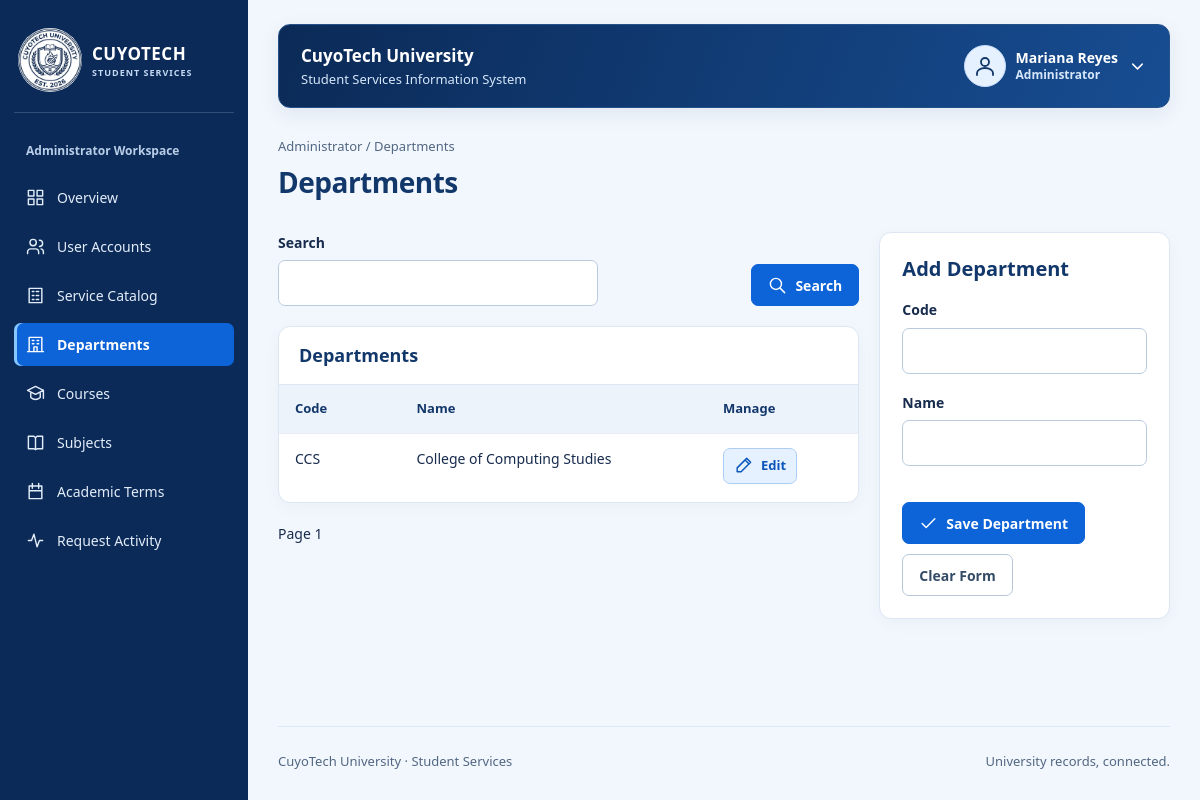
The page /admin/departments.php (signed in) on the database its author committed.
### tables this page shows
CREATE TABLE IF NOT EXISTS staff_users (
    staff_id INT AUTO_INCREMENT PRIMARY KEY,
    account_id INT NOT NULL UNIQUE,
    department_id INT NULL,
    first_name VARCHAR(200) NOT NULL,
    last_name VARCHAR(200) NOT NULL,
    staff_role VARCHAR(20) NOT NULL,
    access_scope VARCHAR(20) NOT NULL DEFAULT 'UNIVERSITY',
    FOREIGN KEY (account_id) REFERENCES accounts(account_id),
    FOREIGN KEY (department_id) REFERENCES departments(department_id)
);

CREATE TABLE IF NOT EXISTS departments (
    department_id INT AUTO_INCREMENT PRIMARY KEY,
    department_code VARCHAR(20) NOT NULL UNIQUE,
    department_name VARCHAR(150) NOT NULL
);

### config/database.php (called while the page is built)
<?php
function config(): array
{
    return [
        'host' => '127.0.0.1',
        'port' => '3306',
        'database' => 'cuyotech_ssis_db',
        'username' => 'root',
        'password' => '',
        'base_url' => '/CuyoTech-SSIS',
        'campus_image' => '',
        'grade_values' => [],
    ];
}
function db(): PDO
{
    static $pdo;
    if (!$pdo) {
        $c = config();
        $pdo = new PDO(
            "mysql:host={$c['host']};port={$c['port']};dbname={$c['database']}",
            $c['username'],
            $c['password'],
            [
                PDO::ATTR_ERRMODE => PDO::ERRMODE_EXCEPTION,
                PDO::ATTR_DEFAULT_FETCH_MODE => PDO::FETCH_ASSOC,
                PDO::ATTR_EMULATE_PREPARES => false,
            ]
        );
        $pdo->exec("SET time_zone = '+00:00'");
    }
    return $pdo;
}

### includes/auth.php (called while the page is built, shortened)
<?php
require_once __DIR__ . '/functions.php';
function current_user(): ?array
{
    $user = one('SELECT a.account_id, a.email, a.account_role, a.is_active,
        COALESCE(s.first_name,f.first_name) AS first_name,COALESCE(s.last_name,f.last_name) AS last_name,
        s.student_id, s.department_id AS student_department_id, TRIM(CONCAT(s.first_name,CHAR(32),s.last_name)) AS student_name,
        f.staff_id, TRIM(CONCAT(f.first_name,CHAR(32),f.last_name)) AS staff_name, f.staff_role, f.access_scope, f.department_id
        FROM accounts a LEFT JOIN students s ON s.account_id=a.account_id
        LEFT JOIN staff_users f ON f.account_id=a.account_id WHERE a.account_id=?', [$_SESSION['account_id']]);
    $user['role'] = $user['account_role'] === 'STUDENT' ? 'STUDENT' : $user['staff_role'];
    $user['full_name'] = $user['student_name'] ?: $user['staff_name'];
    return $user;
}
function require_role(string ...$allowed): array
{
    $user = current_user();
    return $user;
}
function portal(array $user): string
{
    return strtolower($user['role']);
}

### admin/departments.php (the view, shortened to what this page needs)
<?php
require_once __DIR__ . '/../includes/auth.php';
$user = require_role('ADMIN');
$edit = input('edit') !== '' ? one('SELECT * FROM departments WHERE department_id=?', [positive_id('edit')]) : null;
$list = rows('SELECT * FROM departments WHERE department_name LIKE ? OR department_code LIKE ? ORDER BY department_code' . page_limit(), ['%' . input('q') . '%', '%' . input('q') . '%']);
$title = 'Departments';
require __DIR__ . '/../includes/header.php';
?>
<div class="management-grid">
    <div class="management-list">
        <form method="get" class="toolbar">
            <label>Search<input name="q" value="<?= e(input('q')) ?>">
            </label>
            <div class="toolbar-actions">
                <button type="submit"><?= icon('search') ?> Search</button>
            </div>
        </form>
        <section class="panel flush">
            <div class="panel-title">
                <h2>Departments</h2>
            </div>
            <div class="table-wrap">
                <table>
                    <thead>
                        <tr>
                            <th>Code</th>
                            <th>Name</th>
                            <th>Manage</th>
                        </tr>
                    </thead>
                    <tbody>
                        <?php foreach ($list as $row): ?>
                            <tr>
                                <td>
                                    <?= e($row['department_code']) ?>
                                </td>
                                <td>
                                    <?= e($row['department_name']) ?>
                                </td>
                                <td>
                                    <a class="button edit compact" href="<?= e(list_query(['edit' => $row['department_id']])) ?>"><?= icon('edit') ?> Edit</a>
                                </td>
                            </tr>
                        <?php endforeach; ?>
                    </tbody>
                </table>
            </div>
        </section>
        <?php pagination(); ?>
    </div>
    <aside class="management-editor" aria-label="Record Editor">
        <form method="post" class="panel" <?= $edit ? 'data-confirm="Save changes to this catalog record?"' : '' ?>>
            <h2>
                <?= $edit ? 'Edit Department' : 'Add Department' ?>
            </h2>
            <div class="field-grid">
                <label>Code<input name="department_code" required maxlength="20" value="<?= e(input('department_code', (string)($edit['department_code'] ?? ''))) ?>">
                </label>
                <label>Name<input name="department_name" required maxlength="150" value="<?= e(input('department_name', (string)($edit['department_name'] ?? ''))) ?>">
                </label>
            </div>
            <div class="actions"><button type="submit"><?= icon('check') ?> <?= $edit ? 'Update Department' : 'Save Department' ?></button> <?php if ($edit): ?>
                    <a class="button secondary" href="<?= e(url('admin/departments.php' . list_query())) ?>">Cancel Editing</a>
                <?php else: ?>
                    <button type="reset" class="button secondary" data-clear-form>Clear Form</button>
                <?php endif; ?>
            </div>
        </form>
    </aside>
</div>
<?php require __DIR__ . '/../includes/footer.php'; ?>

### includes/header.php (shortened to what this page needs)
<!doctype html>
<html lang="en">
<head>
    <link rel="stylesheet" href="<?= e(url('assets/css/app.css')) ?>">
</head>
<body class="portal-layout">
    <header class="topbar">
        <div class="workspace-name">CuyoTech University<small>Student Services Information System</small></div>
        <button type="button" class="menu-toggle" aria-controls="portal-nav" aria-expanded="false"><?= icon('menu') ?> Menu</button>
        <details class="profile-menu">
            <summary aria-label="Open account menu">
                <span class="avatar"><?= icon('profile') ?></span>
                <span class="profile-identity"><strong><?= e($user['full_name']) ?></strong><small><?= e(ui_label($user['role'])) ?></small></span>
                <?= icon('chevron') ?>
            </summary>
        </details>
    </header>
    <div class="shell">
        <?php require __DIR__ . '/sidebar.php'; ?>
        <main class="content" id="main" tabindex="-1">
            <div class="eyebrow">
                <?= e(ui_label($user['role'])) ?> / <?= e(ucwords($title)) ?>
            </div>
            <div class="page-heading">
                <div>
                    <h1>
                        <?= e(ucwords($title)) ?>
                    </h1>
                </div>
            </div>

### includes/functions.php (shortened to what this page needs)
<?php
require_once __DIR__ . '/../config/database.php';
function e($value): string
{
    return htmlspecialchars((string) ($value ?? ''), ENT_QUOTES | ENT_SUBSTITUTE, 'UTF-8');
}
function url(string $path): string
{
    return config()['base_url'] . '/' . ltrim($path, '/');
}
function query(string $sql, array $params = []): PDOStatement
{
    $stmt = db()->prepare($sql);
    $stmt->execute($params);
    return $stmt;
}
function rows(string $sql, array $params = []): array
{
    return query($sql, $params)->fetchAll();
}
function one(string $sql, array $params = []): ?array
{
    return query($sql, $params)->fetch() ?: null;
}
function input(string $name, string $default = ''): string
{
    $value = $_POST[$name] ?? $_GET[$name] ?? $default;
    return is_string($value) ? trim($value) : $default;
}
function page_limit(): string
{
    $page = max(1, min(100000, (int) input('page', '1')));
    return ' LIMIT 21 OFFSET ' . (($page - 1) * 20);
}
function pagination(): void
{
    $page = max(1, (int) input('page', '1'));
    echo '<nav class="pagination" aria-label="Pagination">';
    echo '<span>Page ' . e($page) . '</span>
</nav>';
}
function icon(string $name): string
{
    $aliases = ['accounts' => 'users', 'students' => 'student', 'departments' => 'building', 'courses' => 'graduation', 'subjects' => 'book', 'enrollments' => 'enrollment', 'terms' => 'calendar', 'grades' => 'results', 'document-requests' => 'file', 'service-catalog' => 'catalog', 'receipts' => 'receipt', 'payments' => 'payment', 'clearance' => 'shield', 'clearances' => 'shield', 'clearance-status' => 'shield', 'activity-log' => 'activity'];
    $paths = [
        'enrollment' => 'M8 4H5v17h14V4h-3 M8 2h8v5H8z M8 13l3 3 5-6',
        'student' => 'M5 21v-2a7 5 0 0 1 14 0v2 M8 8v3a4 4 0 0 0 8 0V8 M3 5l9-4 9 4-9 4z M21 5v7',
        'building' => 'M4 21V3h16v18 M2 21h20 M8 7h2 M14 7h2 M8 11h2 M14 11h2 M10 21v-6h4v6',
        'graduation' => 'M2 8l10-5 10 5-10 5z M6 11v6q6 5 12 0v-6 M22 8v10',
        'results' => 'M4 3v18h17 M8 17v-4 M13 17V9 M18 17V5',
        'receipt' => 'M5 2l3 2 4-2 4 2 3-2v20l-3-2-4 2-4-2-3 2z M8 8h8 M8 12h8 M8 16h5',
        'shield' => 'M12 2l8 3v6c0 5-4 9-8 11-4-2-8-6-8-11V5z m-4 9 3 3 5-6',
        'catalog' => 'M4 3h16v18H4z M8 7h2 M13 7h3 M8 12h2 M13 12h3 M8 17h2 M13 17h3',
        'back' => 'M20 12H4 m7-7-7 7 7 7',
        'chevron' => 'm6 9 6 6 6-6',
        'dashboard' => 'M3 3h7v7H3z M14 3h7v7h-7z M3 14h7v7H3z M14 14h7v7h-7z',
        'users' => 'M16 21v-2a4 4 0 0 0-4-4H6a4 4 0 0 0-4 4v2 M9 11a4 4 0 1 0 0-8 4 4 0 0 0 0 8 M17 4a4 4 0 0 1 0 8 M22 21v-2a4 4 0 0 0-3-4',
        'book' => 'M3 4h7l2 2 2-2h7v16h-7l-2 1-2-1H3z M12 6v15',
        'calendar' => 'M4 5h16v16H4z M8 2v6 M16 2v6 M4 11h16',
        'file' => 'M5 3h10l4 4v14H5z M14 3v5h5 M8 12h8 M8 16h6',
        'check' => 'm4 12 5 5L20 6',
        'close' => 'm6 6 12 12 M18 6 6 18',
        'payment' => 'M3 5h18v14H3z M3 9h18 M6 15h4',
        'activity' => 'M3 12h4l3-8 4 16 3-8h4',
        'profile' => 'M12 12a4 4 0 1 0 0-8 4 4 0 0 0 0 8 M4 21v-2a8 5 0 0 1 16 0v2',
        'search' => 'M10 17a7 7 0 1 0 0-14 7 7 0 0 0 0 14 m5-2 6 6',
        'add' => 'M12 4v16 M4 12h16',
        'edit' => 'm4 15 12-12 5 5L9 20H4z M14 5l5 5',
        'eye' => 'M2 12s4-7 10-7 10 7 10 7-4 7-10 7S2 12 2 12 M12 15a3 3 0 1 0 0-6 3 3 0 0 0 0 6',
        'logout' => 'M9 4H3v16h6 M9 12h12 m-5-5 5 5-5 5',
        'print' => 'M6 9V3h12v6 M6 17H3V9h18v8h-3 M6 14h12v7H6z',
        'menu' => 'M3 6h18 M3 12h18 M3 18h18',
        'delete' => 'M3 6h18 M9 6V3h6v3 M5 6l1 15h12l1-15 M10 10v7 M14 10v7',
    ];
    $name = $aliases[$name] ?? $name;
    $path = $paths[$name] ?? $paths['file'];
    return '<svg class="icon" viewBox="0 0 24 24" fill="none" stroke="currentColor" stroke-width="1.8" stroke-linecap="round" stroke-linejoin="round" aria-hidden="true" focusable="false"><path d="' . $path . '"/></svg>';
}
function ui_label(string $value): string
{
    $labels = ['ADMIN' => 'Administrator', 'DEPARTMENT' => 'Department Staff', 'UNIVERSITY' => 'University-wide'];
    return $labels[$value] ?? ucwords(strtolower(str_replace('_', ' ', $value)));
}
?>
<?php
function list_query(array $changes = []): string
{
    $params = [];
    foreach ($changes as $key => $value) {
        if ($value === null) unset($params[$key]);
        else $params[$key] = $value;
    }
    return $params ? '?' . http_build_query($params) : '';
}

### includes/sidebar.php
<?php
$menus = [
    'ADMIN' => ['dashboard' => 'Overview', 'accounts' => 'User accounts', 'service-catalog' => 'Service catalog', 'departments' => 'Departments', 'courses' => 'Courses', 'subjects' => 'Subjects', 'terms' => 'Academic terms', 'activity-log' => 'Request activity'],
    'STUDENT' => ['dashboard' => 'My overview', 'subjects' => 'Enrolled subjects', 'grades' => 'My grades', 'enrollments' => 'Enrollment history', 'document-requests' => 'Document requests', 'payments' => 'Payment history', 'receipts' => 'Receipts', 'clearance' => 'Clearance'],
    'REGISTRAR' => ['dashboard' => 'Registrar desk', 'enrollments' => 'Enrollments', 'grades' => 'Grade records', 'document-requests' => 'Document requests', 'clearance-status' => 'Clearance status'],
    'CASHIER' => ['dashboard' => 'Cashier desk', 'payments' => 'Payment verification', 'receipts' => 'Issued receipts'],
    'DEPARTMENT' => ['dashboard' => 'Department desk', 'clearances' => 'Clearance processing', 'students' => 'Department students'],
];
$page = basename($_SERVER['SCRIPT_NAME'], '.php');
$parentPages = [
    'account-create' => 'accounts',
    'account-edit' => 'accounts',
    'account-toggle' => 'accounts',
    'request-create' => 'document-requests',
    'request-details' => 'document-requests',
    'enrollment-details' => 'enrollments',
    'grade-entry' => 'grades',
    'payment-create' => 'payments',
    'payment-details' => 'payments',
    'verify-payment' => 'payments',
    'clearance-details' => 'clearances'
];
$activePage = $parentPages[$page] ?? $page;
?>
<nav class="sidebar" id="portal-nav" aria-label="Portal navigation">
    <a class="brand" href="<?= e(url(portal($user) . '/dashboard.php')) ?>">
        <span class="brand-emblem"><img class="university-logo" src="<?= e(url('assets/images/CuyoTech-Logo.png')) ?>" alt="" width="80" height="80"></span>
        <div>CUYOTECH<small>STUDENT SERVICES</small>
        </div>
    </a>
    <div class="label"><?= e(ui_label($user['role'])) ?> Workspace</div>
    <?php foreach ($menus[$user['role']] as $file => $label): ?>
        <a <?= $activePage === $file ? 'aria-current="page"' : '' ?> class="<?= $activePage === $file ? 'active' : '' ?>" href="<?= e(url(portal($user) . '/' . $file . '.php')) ?>">
            <?= icon($file) ?>
            <?= e(ucwords($label)) ?>
        </a>
    <?php endforeach; ?>
</nav>

### rows shown on the page
staff_users: staff_role "Administrator", staff_role "Overview", staff_role "User Accounts", staff_role "Service Catalog", staff_role "Departments", staff_role "Courses", staff_role "Subjects", staff_role "Academic Terms", staff_role "Request Activity"
departments: department_code "CCS", department_name "College of Computing Studies"

### other values the page prints
$user['full_name'] "Mariana Reyes"
$title "Departments"
$page "1"
